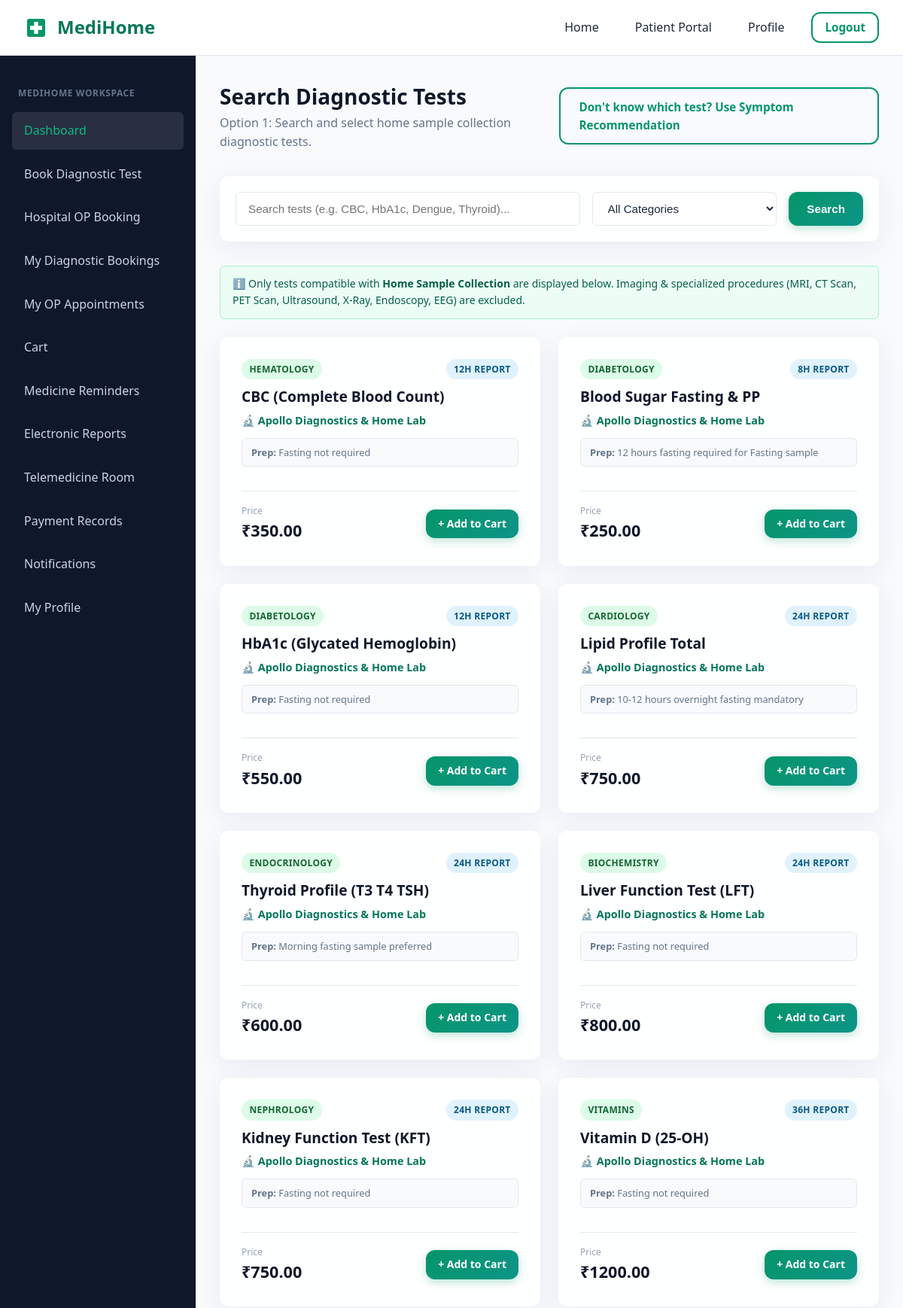
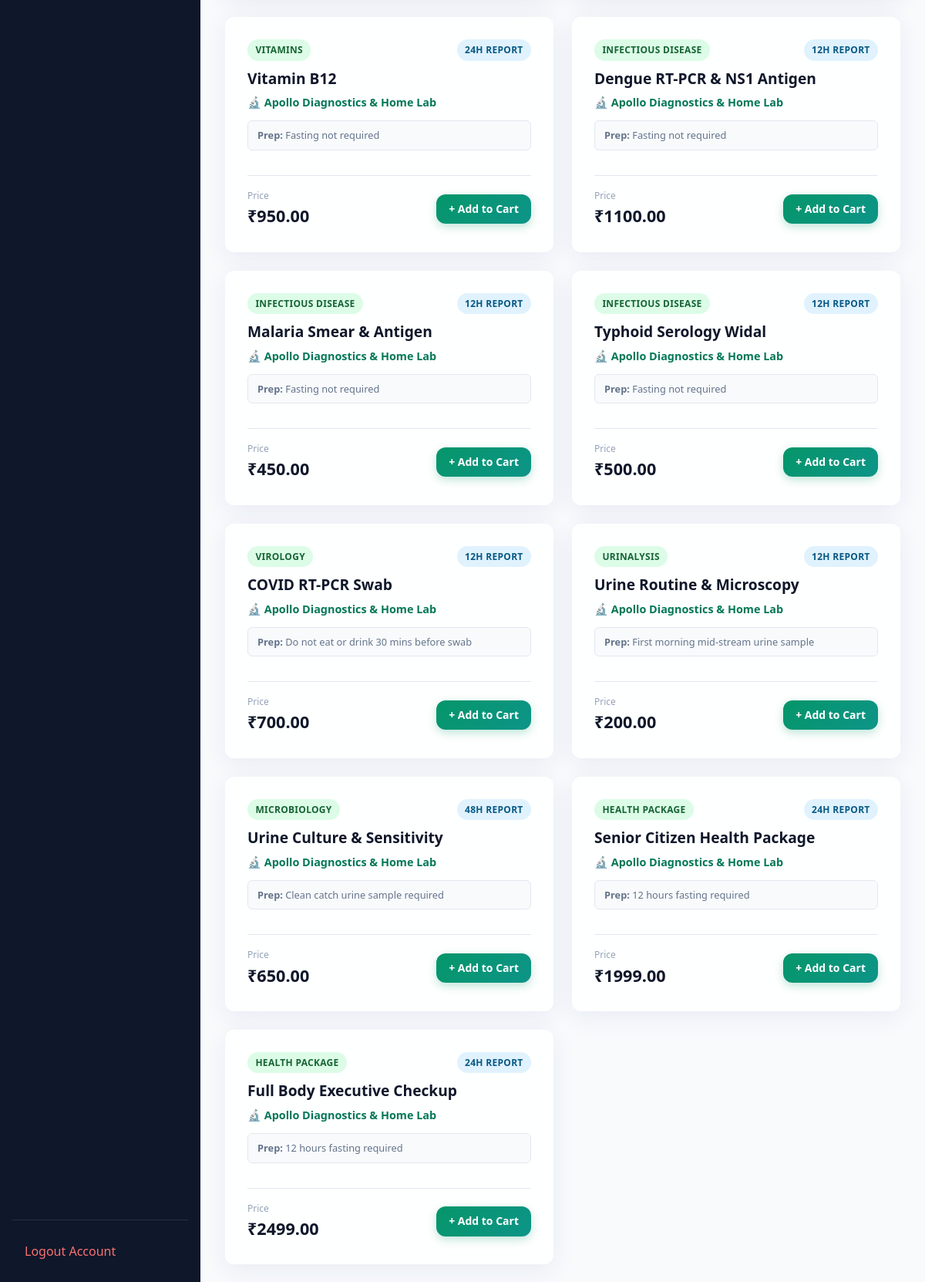
/patients/diagnostics/search/ (signed in, upper part), run on the app's committed database (2 pictures, top to bottom).
### diagnostics/models.py (models this page shows, shortened)
class DiagnosticTest(models.Model):
    EXCLUDED_HOME_COLLECTION_TESTS = [
        'mri', 'ct scan', 'pet scan', 'ultrasound', 'x-ray', 'xray',
        'endoscopy', 'colonoscopy', 'eeg'
    ]
    lab = models.ForeignKey(DiagnosticianProfile, on_delete=models.CASCADE, related_name='tests')
    name = models.CharField(max_length=150)
    category = models.CharField(max_length=100, default='General Diagnostics')
    price = models.DecimalField(max_digits=10, decimal_places=2)
    preparation = models.TextField(blank=True, null=True, help_text="e.g. 12 hours fasting required")
    duration_hours = models.PositiveIntegerField(default=24, help_text="Report turnaround time in hours")
    is_home_collection_compatible = models.BooleanField(default=True)
    created_at = models.DateTimeField(auto_now_add=True)

class DiagnosticianProfile(models.Model):
    user = models.OneToOneField(settings.AUTH_USER_MODEL, on_delete=models.CASCADE, related_name='diagnostician_profile')
    lab_name = models.CharField(max_length=150)
    owner_name = models.CharField(max_length=100)
    license_number = models.CharField(max_length=50)
    gst_number = models.CharField(max_length=50)
    nabl_accredited = models.BooleanField(default=False)
    working_hours = models.CharField(max_length=100, default='08:00 AM - 08:00 PM')
    address = models.TextField()
    latitude = models.DecimalField(max_digits=9, decimal_places=6, blank=True, null=True)
    longitude = models.DecimalField(max_digits=9, decimal_places=6, blank=True, null=True)
    logo = models.ImageField(upload_to='lab_logos/', blank=True, null=True)
    is_home_collection_available = models.BooleanField(default=True)
    is_approved_by_admin = models.BooleanField(default=False)
    created_at = models.DateTimeField(auto_now_add=True)

### patients/views.py (the view)
# urls.py: path('diagnostics/search/', views.diagnostic_search_view, name='diagnostic_search'),
@patient_required
def diagnostic_search_view(request):
    query = request.GET.get('q', '').strip()
    category = request.GET.get('category', '').strip()
    tests = DiagnosticTest.objects.filter(
        is_home_collection_compatible=True,
        lab__is_approved_by_admin=True
    ).select_related('lab')
    for exc in EXCLUDED_HOME_COLLECTION_TESTS:
        tests = tests.exclude(name__icontains=exc)
    if query:
        tests = tests.filter(Q(name__icontains=query) | Q(category__icontains=query) | Q(lab__lab_name__icontains=query))
    if category:
        tests = tests.filter(category__iexact=category)
    categories = DiagnosticTest.objects.values_list('category', flat=True).distinct()
    return render(request, 'patients/diagnostic_search.html', {
        'tests': tests,
        'query': query,
        'selected_category': category,
        'categories': categories
    })

### accounts/models.py (called while the page is built)
    def is_patient(self):
        return self.role == self.Role.PATIENT

### templates/patients/diagnostic_search.html (shortened to what this page needs)
{% extends 'dashboard_base.html' %}
{% block dashboard_content %}
<div class="dashboard-header">
    <div>
        <h2 style="font-size: 1.75rem; color: var(--dark);">Search Diagnostic Tests</h2>
        <p style="color: var(--text-secondary);">Option 1: Search and select home sample collection diagnostic tests.</p>
    </div>
    <a href="{% url 'patients:symptom_recommendations' %}" class="btn btn-outline">
        Don't know which test? Use Symptom Recommendation
    </a>
</div>
<div class="glass-card" style="margin-bottom: 2rem; padding: 1.25rem;">
    <form method="GET" action="." style="display: flex; gap: 1rem; flex-wrap: wrap;">
        <input type="text" name="q" value="{{ query }}" class="form-control" style="flex: 2; min-width: 250px;" placeholder="Search tests (e.g. CBC, HbA1c, Dengue, Thyroid)...">
        <select name="category" class="form-control" style="flex: 1; min-width: 180px;">
            <option value="">All Categories</option>
        </select>
        <button type="submit" class="btn btn-primary">Search</button>
    </form>
</div>
<div style="background: #ecfdf5; border: 1px solid #a7f3d0; color: #065f46; padding: 0.75rem 1rem; border-radius: var(--radius-sm); margin-bottom: 1.5rem; font-size: 0.875rem;">
    ℹ️ Only tests compatible with <strong>Home Sample Collection</strong> are displayed below. Imaging & specialized procedures (MRI, CT Scan, PET Scan, Ultrasound, X-Ray, Endoscopy, EEG) are excluded.
</div>
<div style="display: grid; grid-template-columns: repeat(auto-fill, minmax(300px, 1fr)); gap: 1.5rem;">
    {% for test in tests %}
    <div class="glass-card" style="display: flex; flex-direction: column; justify-content: space-between;">
        <div>
            <div style="display: flex; justify-content: space-between; align-items: flex-start; margin-bottom: 0.5rem;">
                <span class="badge badge-success">{{ test.category }}</span>
                <span class="badge badge-info">{{ test.duration_hours }}h Report</span>
            </div>
            <h3 style="font-size: 1.2rem; color: var(--dark); margin-bottom: 0.25rem;">{{ test.name }}</h3>
            <p style="color: var(--primary-hover); font-weight: 600; font-size: 0.9rem; margin-bottom: 0.75rem;">
                🔬 {{ test.lab.lab_name }}
            </p>
            {% if test.preparation %}
            <div style="background: #f8fafc; padding: 0.5rem 0.75rem; border-radius: var(--radius-sm); border: 1px solid var(--border); font-size: 0.8rem; color: var(--text-secondary); margin-bottom: 1rem;">
                <strong>Prep:</strong> {{ test.preparation }}
            </div>
            {% endif %}
        </div>
        <div style="border-top: 1px solid var(--border); padding-top: 1rem; margin-top: 1rem; display: flex; justify-content: space-between; align-items: center;">
            <div>
                <span style="font-size: 0.75rem; color: var(--text-muted); display: block;">Price</span>
                <span style="font-size: 1.35rem; font-weight: 800; color: var(--dark);">₹{{ test.price }}</span>
            </div>
            <a href="{% url 'patients:add_to_cart' test.id %}" class="btn btn-primary" style="padding: 0.5rem 1rem; font-size: 0.875rem;">
                + Add to Cart
            </a>
        </div>
    </div>
    {% empty %}
    <div class="glass-card" style="grid-column: 1 / -1; text-align: center; padding: 3rem;">
        <h3 style="color: var(--text-secondary);">No diagnostic tests found.</h3>
        <p style="color: var(--text-muted);">Try adjusting your search filters or browse by category.</p>
    </div>
    {% endfor %}
</div>
{% endblock %}

### static/css/style.css (style rules this page uses)
:root { --primary: #059669; --primary-hover: #047857; --primary-light: #d1fae5; --secondary: #0d9488; --accent: #10b981; --dark: #0f172a; --dark-surface: #1e293b; --text-primary: #1e293b; --text-secondary: #64748b; --text-muted: #94a3b8; --bg-light: #f8fafc; --white: #ffffff; --border: #e2e8f0; --shadow-sm: 0 1px 2px 0 rgba(0, 0, 0, 0.05); --shadow-md: 0 4px 6px -1px rgba(0, 0, 0, 0.1), 0 2px 4px -1px rgba(0, 0, 0, 0.06); --shadow-lg: 0 10px 15px -3px rgba(0, 0, 0, 0.1), 0 4px 6px -2px rgba(0, 0, 0, 0.05); --glass-bg: rgba(255, 255, 255, 0.85); --glass-border: rgba(255, 255, 255, 0.6); --glass-shadow: 0 8px 32px 0 rgba(31, 38, 135, 0.07); --radius-sm: 6px; --radius-md: 12px; --radius-lg: 20px; --transition: all 0.25s cubic-bezier(0.4, 0, 0.2, 1); }
* { margin: 0; padding: 0; box-sizing: border-box; }
body { font-family: system-ui, -apple-system, BlinkMacSystemFont, 'Segoe UI', Roboto, Oxygen, Ubuntu, Cantarell, 'Open Sans', 'Helvetica Neue', sans-serif; background-color: var(--bg-light); color: var(--text-primary); line-height: 1.6; min-height: 100vh; display: flex; flex-direction: column; }
a { color: var(--primary); text-decoration: none; transition: var(--transition); }
.glass-card { background: var(--glass-bg); backdrop-filter: blur(12px); -webkit-backdrop-filter: blur(12px); border: 1px solid var(--glass-border); box-shadow: var(--glass-shadow); border-radius: var(--radius-md); padding: 1.75rem; transition: var(--transition); }
.btn { display: inline-flex; align-items: center; justify-content: center; gap: 0.5rem; padding: 0.75rem 1.5rem; font-size: 0.95rem; font-weight: 600; border-radius: var(--radius-md); border: none; cursor: pointer; transition: var(--transition); }
.btn-primary { background: linear-gradient(135deg, var(--primary) 0%, var(--secondary) 100%); color: var(--white); box-shadow: 0 4px 12px rgba(5, 150, 105, 0.25); }
.btn-outline { background: transparent; border: 2px solid var(--primary); color: var(--primary); }

### static/css/components.css (style rules this page uses)
.badge { display: inline-block; padding: 0.25rem 0.65rem; font-size: 0.75rem; font-weight: 700; border-radius: 9999px; text-transform: uppercase; letter-spacing: 0.025em; }
.badge-success { background: #dcfce7; color: #166534; }
.badge-info { background: #e0f2fe; color: #075985; }
.form-control { width: 100%; padding: 0.75rem 1rem; font-size: 0.95rem; border: 1px solid var(--border); border-radius: var(--radius-sm); background: var(--white); color: var(--text-primary); transition: var(--transition); }

### static/css/dashboard.css (style rules this page uses)
.dashboard-header { display: flex; justify-content: space-between; align-items: center; margin-bottom: 2rem; }

### data on the page
DiagnosticTest: category "HEMATOLOGY", duration_hours "12", name "CBC (Complete Blood Count)", lab.lab_name "Apollo Diagnostics & Home Lab", preparation "Fasting not required", price "350.00"
DiagnosticTest: category "DIABETOLOGY", duration_hours "8", name "Blood Sugar Fasting & PP", lab.lab_name "Apollo Diagnostics & Home Lab", preparation "12 hours fasting required for Fasting sample", price "250.00"
DiagnosticTest: category "DIABETOLOGY", duration_hours "12", name "HbA1c (Glycated Hemoglobin)", lab.lab_name "Apollo Diagnostics & Home Lab", preparation "Fasting not required", price "550.00"
DiagnosticTest: category "CARDIOLOGY", duration_hours "24", name "Lipid Profile Total", lab.lab_name "Apollo Diagnostics & Home Lab", preparation "10-12 hours overnight fasting mandatory", price "750.00"
DiagnosticTest: category "ENDOCRINOLOGY", duration_hours "24", name "Thyroid Profile (T3 T4 TSH)", lab.lab_name "Apollo Diagnostics & Home Lab", preparation "Morning fasting sample preferred", price "600.00"
DiagnosticTest: category "BIOCHEMISTRY", duration_hours "24", name "Liver Function Test (LFT)", lab.lab_name "Apollo Diagnostics & Home Lab", preparation "Fasting not required", price "800.00"
DiagnosticTest: category "NEPHROLOGY", duration_hours "24", name "Kidney Function Test (KFT)", lab.lab_name "Apollo Diagnostics & Home Lab", preparation "Fasting not required", price "750.00"
DiagnosticTest: category "VITAMINS", duration_hours "36", name "Vitamin D (25-OH)", lab.lab_name "Apollo Diagnostics & Home Lab", preparation "Fasting not required", price "1200.00"
DiagnosticTest: category "VITAMINS", duration_hours "24", name "Vitamin B12", lab.lab_name "Apollo Diagnostics & Home Lab", preparation "Fasting not required", price "950.00"
DiagnosticTest: category "INFECTIOUS DISEASE", duration_hours "12", name "Dengue RT-PCR & NS1 Antigen", lab.lab_name "Apollo Diagnostics & Home Lab", preparation "Fasting not required", price "1100.00"
DiagnosticTest: category "INFECTIOUS DISEASE", duration_hours "12", name "Malaria Smear & Antigen", lab.lab_name "Apollo Diagnostics & Home Lab", preparation "Fasting not required", price "450.00"
DiagnosticTest: category "INFECTIOUS DISEASE", duration_hours "12", name "Typhoid Serology Widal", lab.lab_name "Apollo Diagnostics & Home Lab", preparation "Fasting not required", price "500.00"
DiagnosticTest: category "VIROLOGY", duration_hours "12", name "COVID RT-PCR Swab", lab.lab_name "Apollo Diagnostics & Home Lab", preparation "Do not eat or drink 30 mins before swab", price "700.00"
DiagnosticTest: category "URINALYSIS", duration_hours "12", name "Urine Routine & Microscopy", lab.lab_name "Apollo Diagnostics & Home Lab", preparation "First morning mid-stream urine sample", price "200.00"
DiagnosticTest: category "MICROBIOLOGY", duration_hours "48", name "Urine Culture & Sensitivity", lab.lab_name "Apollo Diagnostics & Home Lab", preparation "Clean catch urine sample required", price "650.00"
DiagnosticTest: category "HEALTH PACKAGE", duration_hours "24", name "Senior Citizen Health Package", lab.lab_name "Apollo Diagnostics & Home Lab", preparation "12 hours fasting required", price "1999.00"
DiagnosticTest: category "HEALTH PACKAGE", duration_hours "24", name "Full Body Executive Checkup", lab.lab_name "Apollo Diagnostics & Home Lab", preparation "12 hours fasting required", price "2499.00"
